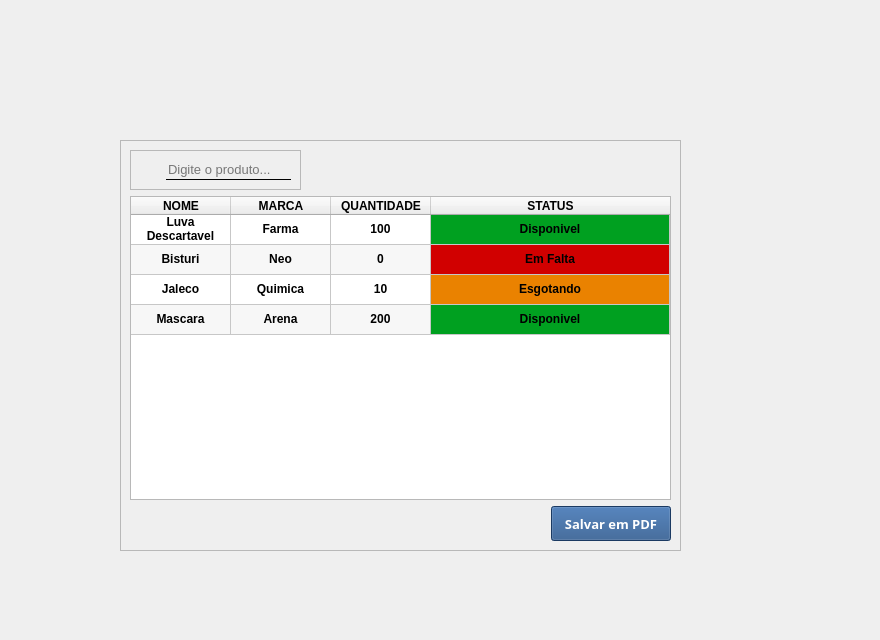
    <widget class="QWidget" name="pag_relatorio">
     <widget class="QFrame" name="frame_tabelaRelatorio">
      <property name="geometry">
       <rect>
        <x>120</x>
        <y>140</y>
        <width>561</width>
        <height>411</height>
       </rect>
      </property>
      <property name="frameShape">
       <enum>QFrame::StyledPanel</enum>
      </property>
      <property name="frameShadow">
       <enum>QFrame::Raised</enum>
      </property>
      <layout class="QVBoxLayout" name="verticalLayout_3">
       <item alignment="Qt::AlignLeft">
        <widget class="QFrame" name="frame_pesquisa">
         <property name="frameShape">
          <enum>QFrame::StyledPanel</enum>
         </property>
         <property name="frameShadow">
          <enum>QFrame::Raised</enum>
         </property>
         <layout class="QHBoxLayout" name="horizontalLayout">
          <item>
           <widget class="QLabel" name="img_pesquisar">
            <property name="minimumSize">
             <size>
              <width>20</width>
              <height>20</height>
             </size>
            </property>
            <property name="maximumSize">
             <size>
              <width>20</width>
              <height>20</height>
             </size>
            </property>
            <property name="text">
             <string/>
            </property>
            <property name="pixmap">
             <pixmap>imagens/searchmagnifierinterfacesymbol1_79893.ico</pixmap>
            </property>
            <property name="scaledContents">
             <bool>true</bool>
            </property>
           </widget>
          </item>
          <item>
           <widget class="QLineEdit" name="inp_procurarProduto">
            <property name="minimumSize">
             <size>
              <width>125</width>
              <height>20</height>
             </size>
            </property>
            <property name="font">
             <font>
              <pointsize>-1</pointsize>
             </font>
            </property>
            <property name="styleSheet">
             <string notr="true">QLineEdit{
	border: none; /* Remove a borda padrão */
    border-bottom: 1px solid #000; /* Adiciona uma borda inferior de 1px sólida */
    background-color: transparent;/* Define o Background como transparente*/
	color: #000000000;
	font-size: 13px; /* Defina o tamanho do texto do placeholder desejado */
	padding-left: 0px;
	font-style: montserrat;
}

</string>
            </property>
            <property name="text">
             <string/>
            </property>
            <property name="alignment">
             <set>Qt::AlignJustify|Qt::AlignVCenter</set>
            </property>
            <property name="dragEnabled">
             <bool>false</bool>
            </property>
            <property name="readOnly">
             <bool>false</bool>
            </property>
            <property name="placeholderText">
             <string notr="true">Digite o produto...</string>
            </property>
           </widget>
          </item>
         </layout>
        </widget>
       </item>
       <item>
        <widget class="QTableWidget" name="tbl_relatorio">
         <property name="alternatingRowColors">
          <bool>true</bool>
         </property>
         <property name="sortingEnabled">
          <bool>true</bool>
         </property>
         <property name="cornerButtonEnabled">
          <bool>true</bool>
         </property>
         <attribute name="horizontalHeaderCascadingSectionResizes">
          <bool>false</bool>
         </attribute>
         <attribute name="horizontalHeaderShowSortIndicator" stdset="0">
          <bool>true</bool>
         </attribute>
         <attribute name="horizontalHeaderStretchLastSection">
          <bool>true</bool>
         </attribute>
         <attribute name="verticalHeaderVisible">
          <bool>false</bool>
         </attribute>
         <attribute name="verticalHeaderCascadingSectionResizes">
          <bool>false</bool>
         </attribute>
         <attribute name="verticalHeaderHighlightSections">
          <bool>true</bool>
         </attribute>
         <attribute name="verticalHeaderShowSortIndicator" stdset="0">
          <bool>false</bool>
         </attribute>
         <attribute name="verticalHeaderStretchLastSection">
          <bool>false</bool>
         </attribute>
         <row>
          <property name="text">
           <string>1</string>
          </property>
          <property name="textAlignment">
           <set>AlignCenter</set>
          </property>
         </row>
         <row>
          <property name="text">
           <string>2</string>
          </property>
          <property name="textAlignment">
           <set>AlignCenter</set>
          </property>
         </row>
         <row>
          <property name="text">
           <string>3</string>
          </property>
          <property name="textAlignment">
           <set>AlignCenter</set>
          </property>
         </row>
         <row>
          <property name="text">
           <string>4</string>
          </property>
          <property name="textAlignment">
           <set>AlignCenter</set>
          </property>
         </row>
         <column>
          <property name="text">
           <string>NOME</string>
          </property>
          <property name="font">
           <font>
            <weight>75</weight>
            <bold>true</bold>
           </font>
          </property>
          <property name="textAlignment">
           <set>AlignCenter</set>
          </property>
         </column>
         <column>
          <property name="text">
           <string>MARCA</string>
          </property>
          <property name="font">
           <font>
            <weight>75</weight>
            <bold>true</bold>
           </font>
          </property>
          <property name="textAlignment">
           <set>AlignCenter</set>
          </property>
         </column>
         <column>
          <property name="text">
           <string>QUANTIDADE</string>
          </property>
          <property name="font">
           <font>
            <weight>75</weight>
            <bold>true</bold>
           </font>
          </property>
          <property name="textAlignment">
           <set>AlignCenter</set>
          </property>
         </column>
         <column>
          <property name="text">
           <string>STATUS</string>
          </property>
          <property name="font">
           <font>
            <weight>75</weight>
            <bold>true</bold>
           </font>
          </property>
          <property name="textAlignment">
           <set>AlignCenter</set>
          </property>
         </column>
         <item row="0" column="0">
          <property name="text">
           <string>Luva Descartavel</string>
          </property>
          <property name="font">
           <font>
            <weight>75</weight>
            <bold>true</bold>
           </font>
          </property>
          <property name="textAlignment">
           <set>AlignCenter</set>
          </property>
          <property name="flags">
           <set>ItemIsEnabled</set>
          </property>
         </item>
         <item row="0" column="1">
          <property name="text">
           <string>Farma</string>
          </property>
          <property name="font">
           <font>
            <weight>75</weight>
            <bold>true</bold>
           </font>
          </property>
          <property name="textAlignment">
           <set>AlignCenter</set>
          </property>
          <property name="flags">
           <set>ItemIsEnabled</set>
          </property>
         </item>
         <item row="0" column="2">
          <property name="text">
           <string>100</string>
          </property>
          <property name="font">
           <font>
            <weight>75</weight>
            <bold>true</bold>
           </font>
          </property>
          <property name="textAlignment">
           <set>AlignCenter</set>
          </property>
          <property name="flags">
           <set>ItemIsEnabled</set>
          </property>
         </item>
         <item row="0" column="3">
          <property name="text">
           <string>Disponivel</string>
          </property>
          <property name="font">
           <font>
            <weight>75</weight>
            <bold>true</bold>
           </font>
          </property>
          <property name="textAlignment">
           <set>AlignCenter</set>
          </property>
          <property name="background">
           <brush brushstyle="SolidPattern">
            <color alpha="255">
             <red>0</red>
             <green>160</green>
             <blue>32</blue>
            </color>
           </brush>
          </property>
          <property name="flags">
           <set>ItemIsEnabled</set>
          </property>
         </item>
         <item row="1" column="0">
          <property name="text">
           <string>Bisturi</string>
          </property>
          <property name="font">
           <font>
            <weight>75</weight>
            <bold>true</bold>
           </font>
          </property>
          <property name="textAlignment">
           <set>AlignCenter</set>
          </property>
          <property name="flags">
           <set>ItemIsEnabled</set>
          </property>
         </item>
         <item row="1" column="1">
          <property name="text">
           <string>Neo</string>
          </property>
          <property name="font">
           <font>
            <weight>75</weight>
            <bold>true</bold>
           </font>
          </property>
          <property name="textAlignment">
           <set>AlignCenter</set>
          </property>
          <property name="flags">
           <set>ItemIsEnabled</set>
          </property>
         </item>
         <item row="1" column="2">
          <property name="text">
           <string>0</string>
          </property>
          <property name="font">
           <font>
            <weight>75</weight>
            <bold>true</bold>
           </font>
          </property>
          <property name="textAlignment">
           <set>AlignCenter</set>
          </property>
          <property name="flags">
           <set>ItemIsEnabled</set>
          </property>
         </item>
         <item row="1" column="3">
          <property name="text">
           <string>Em Falta</string>
          </property>
          <property name="font">
           <font>
            <weight>75</weight>
            <bold>true</bold>
           </font>
          </property>
          <property name="textAlignment">
           <set>AlignCenter</set>
          </property>
          <property name="background">
           <brush brushstyle="SolidPattern">
            <color alpha="255">
             <red>209</red>
             <green>0</green>
             <blue>0</blue>
            </color>
           </brush>
          </property>
          <property name="flags">
           <set>ItemIsEnabled</set>
          </property>
         </item>
         <item row="2" column="0">
          <property name="text">
           <string>Jaleco</string>
          </property>
          <property name="font">
           <font>
            <weight>75</weight>
            <bold>true</bold>
           </font>
          </property>
          <property name="textAlignment">
           <set>AlignCenter</set>
          </property>
          <property name="flags">
           <set>ItemIsEnabled</set>
          </property>
         </item>
         <item row="2" column="1">
          <property name="text">
           <string>Quimica</string>
          </property>
          <property name="font">
           <font>
            <weight>75</weight>
            <bold>true</bold>
           </font>
          </property>
          <property name="textAlignment">
           <set>AlignCenter</set>
          </property>
          <property name="flags">
           <set>ItemIsEnabled</set>
          </property>
         </item>
         <item row="2" column="2">
          <property name="text">
           <string>10</string>
          </property>
          <property name="font">
           <font>
            <weight>75</weight>
            <bold>true</bold>
           </font>
          </property>
          <property name="textAlignment">
           <set>AlignCenter</set>
          </property>
          <property name="flags">
           <set>ItemIsEnabled</set>
          </property>
         </item>
         <item row="2" column="3">
          <property name="text">
           <string>Esgotando</string>
          </property>
          <property name="font">
           <font>
            <weight>75</weight>
            <bold>true</bold>
           </font>
          </property>
          <property name="textAlignment">
           <set>AlignCenter</set>
          </property>
          <property name="background">
           <brush brushstyle="SolidPattern">
            <color alpha="255">
             <red>234</red>
             <green>130</green>
             <blue>0</blue>
            </color>
           </brush>
          </property>
          <property name="flags">
           <set>ItemIsEnabled</set>
          </property>
         </item>
         <item row="3" column="0">
          <property name="text">
           <string>Mascara</string>
          </property>
          <property name="font">
           <font>
            <weight>75</weight>
            <bold>true</bold>
           </font>
          </property>
          <property name="textAlignment">
           <set>AlignCenter</set>
          </property>
          <property name="flags">
           <set>ItemIsEnabled</set>
          </property>
         </item>
         <item row="3" column="1">
          <property name="text">
           <string>Arena</string>
          </property>
          <property name="font">
           <font>
            <weight>75</weight>
            <bold>true</bold>
           </font>
          </property>
          <property name="textAlignment">
           <set>AlignCenter</set>
          </property>
          <property name="flags">
           <set>ItemIsEnabled</set>
          </property>
         </item>
         <item row="3" column="2">
          <property name="text">
           <string>200</string>
          </property>
          <property name="font">
           <font>
            <weight>75</weight>
            <bold>true</bold>
           </font>
          </property>
          <property name="textAlignment">
           <set>AlignCenter</set>
          </property>
          <property name="flags">
           <set>ItemIsEnabled</set>
          </property>
         </item>
         <item row="3" column="3">
          <property name="text">
           <string>Disponivel</string>
          </property>
          <property name="font">
           <font>
            <weight>75</weight>
            <bold>true</bold>
           </font>
          </property>
          <property name="textAlignment">
           <set>AlignCenter</set>
          </property>
          <property name="background">
           <brush brushstyle="SolidPattern">
            <color alpha="255">
             <red>0</red>
             <green>160</green>
             <blue>32</blue>
            </color>
           </brush>
          </property>
          <property name="flags">
           <set>ItemIsEnabled</set>
          </property>
         </item>
        </widget>
       </item>
       <item alignment="Qt::AlignRight">
        <widget class="QPushButton" name="btn_salvar_em_pdf">
         <property name="minimumSize">
          <size>
           <width>120</width>
           <height>35</height>
          </size>
         </property>
         <property name="maximumSize">
          <size>
           <width>120</width>
           <height>120</height>
          </size>
         </property>
         <property name="font">
          <font>
           <family>Microsoft JhengHei</family>
           <pointsize>10</pointsize>
           <weight>75</weight>
           <bold>true</bold>
          </font>
         </property>
         <property name="styleSheet">
          <string notr="true">background-color: rgb(38, 81, 137);
color: rgb(255, 255, 255);</string>
         </property>
         <property name="text">
          <string>Salvar em PDF</string>
         </property>
         <property name="icon">
          <iconset>
           <normaloff>imagens/save-file-option_icon-icons.com_73423.ico</normaloff>imagens/save-file-option_icon-icons.com_73423.ico</iconset>
         </property>
        </widget>
       </item>
      </layout>
     </widget>
     <widget class="QLabel" name="img_formaRelatorio_2">
      <property name="geometry">
       <rect>
        <x>-150</x>
        <y>370</y>
        <width>271</width>
        <height>261</height>
       </rect>
      </property>
      <property name="text">
       <string/>
      </property>
      <property name="pixmap">
       <pixmap>imagens/Group 48img_formaRelatorio.png</pixmap>
      </property>
      <property name="scaledContents">
       <bool>true</bool>
      </property>
     </widget>
     <widget class="QLabel" name="img_formaRelatorio_3">
      <property name="geometry">
       <rect>
        <x>540</x>
        <y>-100</y>
        <width>331</width>
        <height>251</height>
       </rect>
      </property>
      <property name="text">
       <string/>
      </property>
      <property name="pixmap">
       <pixmap>imagens/Group 43img_formaRelatorio.png</pixmap>
      </property>
      <property name="scaledContents">
       <bool>true</bool>
      </property>
     </widget>
     <widget class="QLabel" name="img_formaRelatorio_4">
      <property name="geometry">
       <rect>
        <x>740</x>
        <y>50</y>
        <width>31</width>
        <height>101</height>
       </rect>
      </property>
      <property name="text">
       <string/>
      </property>
      <property name="pixmap">
       <pixmap>imagens/Group 44img_formaRelatorio.png</pixmap>
      </property>
      <property name="scaledContents">
       <bool>true</bool>
      </property>
     </widget>
     <widget class="QLabel" name="img_formaRelatorio_5">
      <property name="geometry">
       <rect>
        <x>730</x>
        <y>160</y>
        <width>51</width>
        <height>41</height>
       </rect>
      </property>
      <property name="text">
       <string/>
      </property>
      <property name="pixmap">
       <pixmap>imagens/Group 45img_formaRelatorio.png</pixmap>
      </property>
      <property name="scaledContents">
       <bool>true</bool>
      </property>
     </widget>
     <widget class="QLabel" name="img_formaRelatorio_6">
      <property name="geometry">
       <rect>
        <x>730</x>
        <y>210</y>
        <width>41</width>
        <height>91</height>
       </rect>
      </property>
      <property name="text">
       <string/>
      </property>
      <property name="pixmap">
       <pixmap>imagens/Group 47img_formaRelatorio.png</pixmap>
      </property>
      <property name="scaledContents">
       <bool>true</bool>
      </property>
     </widget>
     <widget class="QLabel" name="img_formaRelatorio_7">
      <property name="geometry">
       <rect>
        <x>726</x>
        <y>310</y>
        <width>51</width>
        <height>20</height>
       </rect>
      </property>
      <property name="text">
       <string/>
      </property>
      <property name="pixmap">
       <pixmap>imagens/Group 46img_formaRelatorio.png</pixmap>
      </property>
      <property name="scaledContents">
       <bool>true</bool>
      </property>
     </widget>
     <widget class="QLabel" name="img_formaRelatorio_8">
      <property name="geometry">
       <rect>
        <x>730</x>
        <y>340</y>
        <width>41</width>
        <height>91</height>
       </rect>
      </property>
      <property name="text">
       <string/>
      </property>
      <property name="pixmap">
       <pixmap>imagens/Group 47img_formaRelatorio.png</pixmap>
      </property>
      <property name="scaledContents">
       <bool>true</bool>
      </property>
     </widget>
     <widget class="QLabel" name="img_formaRelatorio_9">
      <property name="geometry">
       <rect>
        <x>730</x>
        <y>440</y>
        <width>51</width>
        <height>41</height>
       </rect>
      </property>
      <property name="text">
       <string/>
      </property>
      <property name="pixmap">
       <pixmap>imagens/Group 45img_formaRelatorio.png</pixmap>
      </property>
      <property name="scaledContents">
       <bool>true</bool>
      </property>
     </widget>
     <widget class="QLabel" name="img_formaRelatorio">
      <property name="geometry">
       <rect>
        <x>740</x>
        <y>490</y>
        <width>31</width>
        <height>101</height>
       </rect>
      </property>
      <property name="text">
       <string/>
      </property>
      <property name="pixmap">
       <pixmap>imagens/Group 44img_formaRelatorio.png</pixmap>
      </property>
      <property name="scaledContents">
       <bool>true</bool>
      </property>
     </widget>
    </widget>
